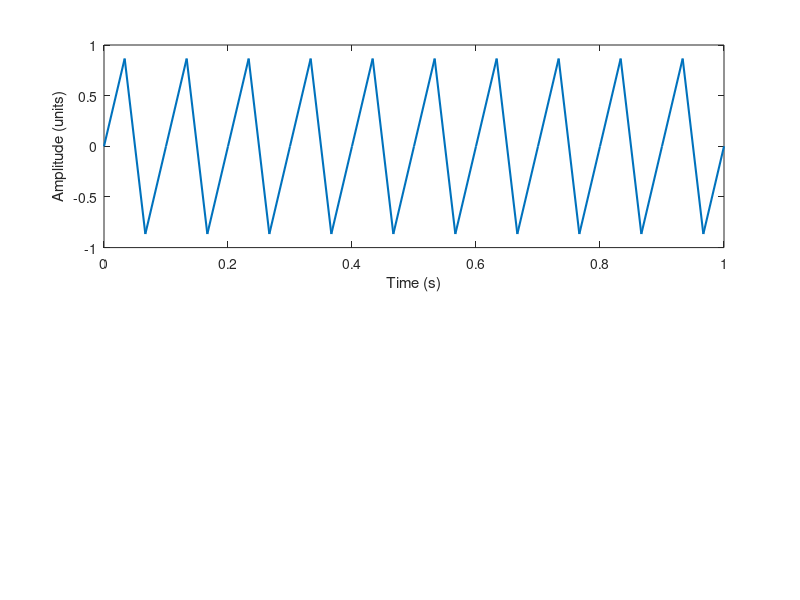

Write the MATLAB code that produced this figure. (Note: this script raises an error after producing the figure.)
%Sampling Frequency
fs = 30;

freq = 100; %Freq of sine wave
A = 1;      %Amplitude 
phase = 0;  %Phase
t = 0:1/fs:1;

x = A*sin(2*pi*freq*t + phase);

subplot(2,1,1);
plot(t,x, 'linewidth', 1.5);
hold on;
xlabel('Time (s)'); ylabel('Amplitude (units)');
title("Sine wave, with Amplitude = " + A + " unit, frequency " ...
    + freq + "Hz, and phase = " + rad2deg(phase) + " degrees");


%Frequency Domain
length_x=length(x); 
n_points = 1024;
Y  = fft(x,n_points);
f = (-n_points/2 : n_points/2-1)*fs/n_points; %Making frequency axis
Y = fftshift(Y);                            %Brings the center to zero 

subplot(2,1,2);
stem(f,abs(Y), 'linewidth', 1.5); 
title('Fourier domain representation of above sine wave');
xlabel('Frequency (Hz)');
ylabel('|Y(f)|');
xlim([-2*freq 2*freq]);
